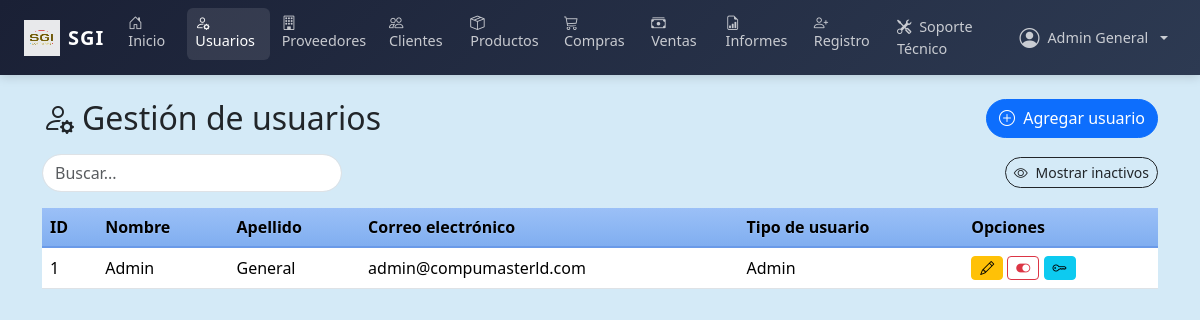
/views/usuarios.php (signed in), run on the app's committed database.
### tables this page shows
CREATE TABLE IF NOT EXISTS `usuario` (
  `ID_usuario` int(10) NOT NULL AUTO_INCREMENT,
  `nombre` varchar(255) NOT NULL,
  `clave` varchar(255) NOT NULL,
  `correo` varchar(255) NOT NULL,
  `rol` enum('Admin','Operario') NOT NULL,
  `activo` tinyint(1) DEFAULT 1,
  `apellido` varchar(255) NOT NULL,
  `documento` varchar(15) NOT NULL,
  PRIMARY KEY (`ID_usuario`),
  UNIQUE KEY `correo` (`correo`),
  UNIQUE KEY `documento` (`documento`)
);

### config/csrf.php (called while the page is built, shortened)
<?php
function csrf_token() {
    return $_SESSION['csrf_token'];
}

### views/usuarios.php (the view, shortened to what this page needs)
<?php
include("../config/conexion.php");
include("../config/csrf.php");
$mostrar_inactivos = isset($_GET['inactivos']) && $_GET['inactivos'] == '1';
$filtro = $mostrar_inactivos ? "" : "WHERE activo = 1";
$consulta = "SELECT * FROM usuario $filtro ORDER BY activo ASC, ID_usuario DESC";
$resultado = $conn->query($consulta);
$por_pagina = 10;
$pagina_actual = isset($_GET['pagina']) ? max(1, intval($_GET['pagina'])) : 1;
$total_registros = $resultado->num_rows;
$inicio = ($pagina_actual - 1) * $por_pagina;
$consulta_paginada = $consulta . " LIMIT $inicio, $por_pagina";
$resultado_paginado = $conn->query($consulta_paginada);
$inactivos_param = $mostrar_inactivos ? '&inactivos=1' : '';
?>
<!DOCTYPE html>
<html lang="es">
<head>
    <link rel="stylesheet" href="../assets/css/bootstrap.min.css">
    <link rel="stylesheet" href="https://cdn.jsdelivr.net/npm/bootstrap-icons@1.11.3/font/bootstrap-icons.min.css">
    <link rel="stylesheet" href="../assets/css/estilos.css">
</head>
<body class="custom-body">
<?php $nav_base = '..'; include('includes/navbar.php'); ?>
<div class="container my-4">
  <div class="d-flex flex-column flex-md-row justify-content-between align-items-stretch mb-3">
    <h2 class="mb-3 mb-md-0"><i class="bi bi-person-gear me-2"></i>Gestión de usuarios</h2>
    <div class="d-flex flex-column flex-sm-row gap-2">
      <a href="registro.php" class="btn btn-primary rounded-pill">
        <i class="bi bi-plus-circle me-1"></i> Agregar usuario
      </a>
    </div>
  </div>
  <div class="d-flex justify-content-between align-items-center mb-3">
    <input type="text" id="busqueda" placeholder="Buscar..." class="form-control rounded-pill" style="max-width: 300px;">
    <a href="?<?php echo $mostrar_inactivos ? '' : 'inactivos=1'; ?>" class="btn btn-sm <?php echo $mostrar_inactivos ? 'btn-outline-secondary' : 'btn-outline-dark'; ?> rounded-pill whitespace-nowrap">
      <i class="bi bi-eye<?php echo $mostrar_inactivos ? '-slash' : ''; ?> me-1"></i>
      <?php echo $mostrar_inactivos ? 'Ocultar inactivos' : 'Mostrar inactivos'; ?>
    </a>
  </div>
  <div class="table-responsive">
    <table class="table table-hover align-middle">
      <thead class="table-primary">
        <tr>
          <th>ID</th>
          <th>Nombre</th>
          <th>Apellido</th>
          <th>Correo electrónico</th>
          <th>Tipo de usuario</th>
          <th class="th-opciones">Opciones</th>
        </tr>
      </thead>
      <tbody>
        <?php
        if ($total_registros > 0) {
          while ($fila = $resultado_paginado->fetch_assoc()) {
            $es_inactivo = !$fila['activo'];
            $clase_fila = $es_inactivo ? 'table-secondary' : '';
            $texto_estado = $es_inactivo ? '<span class="badge bg-secondary">Inactivo</span> ' : '';
            echo "<tr class='$clase_fila'>";
            echo "<td>{$fila['ID_usuario']}</td>";
            echo "<td>" . $texto_estado . "{$fila['nombre']}</td>";
            echo "<td>{$fila['apellido']}</td>";
            echo "<td>{$fila['correo']}</td>";
            echo "<td>{$fila['rol']}</td>";
            echo "<td class='td-opciones'>";
              echo "<a href='editar_usuario.php?id={$fila['ID_usuario']}' class='btn btn-sm btn-warning'><i class='bi bi-pencil'></i></a> ";
              $icono_toggle = $es_inactivo ? 'bi-arrow-counterclockwise' : 'bi-toggle-on';
              $clase_toggle = $es_inactivo ? 'btn-success' : 'btn-outline-danger';
              $titulo_toggle = $es_inactivo ? 'Restaurar' : 'Desactivar';
              echo "<a href='../controllers/eliminar_usuario.php?id={$fila['ID_usuario']}&csrf_token=" . csrf_token() . "$inactivos_param' class='btn btn-sm $clase_toggle' title='$titulo_toggle'><i class='bi $icono_toggle'></i></a> ";
              echo "<a href='recuperar_clave.php?id={$fila['ID_usuario']}' class='btn btn-sm btn-info'><i class='bi bi-key'></i></a>";
            echo "</td>";
            echo "</tr>";
          }
        } else {
          echo "<tr><td colspan='6' class='text-center'>Sin datos aún</td></tr>";
        }
        ?>
      </tbody>
    </table>
  </div>
</div>
</body>
</html>

### assets/css/estilos.css (style rules this page uses)
body.custom-body { background-color: #d4eaf7 !important; font-family: 'Segoe UI', Arial, sans-serif; }
.table-hover thead th { color: #000 !important; }
.table-hover thead.table-primary th { background: linear-gradient(180deg, #9bc0f7 0%, #80aef0 100%) !important; border-bottom: 2px solid #6a9ae8; text-shadow: 0 1px 1px rgba(255,255,255,0.2); }

### data on the page
usuario: ID_usuario "1", nombre "Admin", apellido "General", correo "admin@compumasterld.com", rol "Admin", activo 1 (drawn)

### other printed values
$nombre_nav "Admin General"
